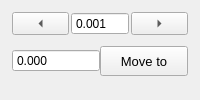
                  <widget class="QFrame" name="stage2Manual">
                   <property name="mytype" stdset="0">
                    <string>inst_manu</string>
                   </property>
                   <layout class="QVBoxLayout" name="verticalLayout_55">
                    <property name="spacing">
                     <number>0</number>
                    </property>
                    <property name="leftMargin">
                     <number>12</number>
                    </property>
                    <property name="topMargin">
                     <number>1</number>
                    </property>
                    <property name="rightMargin">
                     <number>12</number>
                    </property>
                    <item>
                     <layout class="QHBoxLayout" name="horizontalLayout_21">
                      <property name="spacing">
                       <number>2</number>
                      </property>
                      <item>
                       <widget class="QToolButton" name="stage2JogL">
                        <property name="sizePolicy">
                         <sizepolicy hsizetype="Expanding" vsizetype="Fixed">
                          <horstretch>0</horstretch>
                          <verstretch>0</verstretch>
                         </sizepolicy>
                        </property>
                        <property name="minimumSize">
                         <size>
                          <width>0</width>
                          <height>0</height>
                         </size>
                        </property>
                        <property name="maximumSize">
                         <size>
                          <width>16777215</width>
                          <height>16777215</height>
                         </size>
                        </property>
                        <property name="text">
                         <string>...</string>
                        </property>
                        <property name="arrowType">
                         <enum>Qt::ArrowType::LeftArrow</enum>
                        </property>
                        <property name="mytype" stdset="0">
                         <string>arrowbutton</string>
                        </property>
                       </widget>
                      </item>
                      <item>
                       <widget class="QDoubleSpinBox" name="stage2JogStep">
                        <property name="sizePolicy">
                         <sizepolicy hsizetype="Expanding" vsizetype="Fixed">
                          <horstretch>0</horstretch>
                          <verstretch>0</verstretch>
                         </sizepolicy>
                        </property>
                        <property name="maximumSize">
                         <size>
                          <width>16777215</width>
                          <height>16777215</height>
                         </size>
                        </property>
                        <property name="buttonSymbols">
                         <enum>QAbstractSpinBox::ButtonSymbols::NoButtons</enum>
                        </property>
                        <property name="decimals">
                         <number>3</number>
                        </property>
                        <property name="minimum">
                         <double>-50.000000000000000</double>
                        </property>
                        <property name="maximum">
                         <double>210.000000000000000</double>
                        </property>
                        <property name="value">
                         <double>0.001000000000000</double>
                        </property>
                       </widget>
                      </item>
                      <item>
                       <widget class="QToolButton" name="stage2JogR">
                        <property name="sizePolicy">
                         <sizepolicy hsizetype="Expanding" vsizetype="Fixed">
                          <horstretch>0</horstretch>
                          <verstretch>0</verstretch>
                         </sizepolicy>
                        </property>
                        <property name="minimumSize">
                         <size>
                          <width>0</width>
                          <height>0</height>
                         </size>
                        </property>
                        <property name="maximumSize">
                         <size>
                          <width>16777215</width>
                          <height>16777215</height>
                         </size>
                        </property>
                        <property name="text">
                         <string>...</string>
                        </property>
                        <property name="arrowType">
                         <enum>Qt::ArrowType::RightArrow</enum>
                        </property>
                        <property name="mytype" stdset="0">
                         <string>arrowbutton</string>
                        </property>
                       </widget>
                      </item>
                     </layout>
                    </item>
                    <item>
                     <layout class="QHBoxLayout" name="horizontalLayout_6">
                      <item>
                       <widget class="QDoubleSpinBox" name="stage2SetPos">
                        <property name="sizePolicy">
                         <sizepolicy hsizetype="Expanding" vsizetype="Fixed">
                          <horstretch>0</horstretch>
                          <verstretch>0</verstretch>
                         </sizepolicy>
                        </property>
                        <property name="maximumSize">
                         <size>
                          <width>16777215</width>
                          <height>16777215</height>
                         </size>
                        </property>
                        <property name="buttonSymbols">
                         <enum>QAbstractSpinBox::ButtonSymbols::NoButtons</enum>
                        </property>
                        <property name="decimals">
                         <number>3</number>
                        </property>
                        <property name="minimum">
                         <double>0.000000000000000</double>
                        </property>
                        <property name="maximum">
                         <double>220.000000000000000</double>
                        </property>
                       </widget>
                      </item>
                      <item>
                       <widget class="QPushButton" name="stage2MoveTo">
                        <property name="sizePolicy">
                         <sizepolicy hsizetype="Expanding" vsizetype="Fixed">
                          <horstretch>0</horstretch>
                          <verstretch>0</verstretch>
                         </sizepolicy>
                        </property>
                        <property name="maximumSize">
                         <size>
                          <width>16777215</width>
                          <height>30</height>
                         </size>
                        </property>
                        <property name="font">
                         <font>
                          <pointsize>10</pointsize>
                         </font>
                        </property>
                        <property name="text">
                         <string>Move to</string>
                        </property>
                        <property name="mytype" stdset="0">
                         <string>clickable_button</string>
                        </property>
                       </widget>
                      </item>
                     </layout>
                    </item>
                   </layout>
                  </widget>
